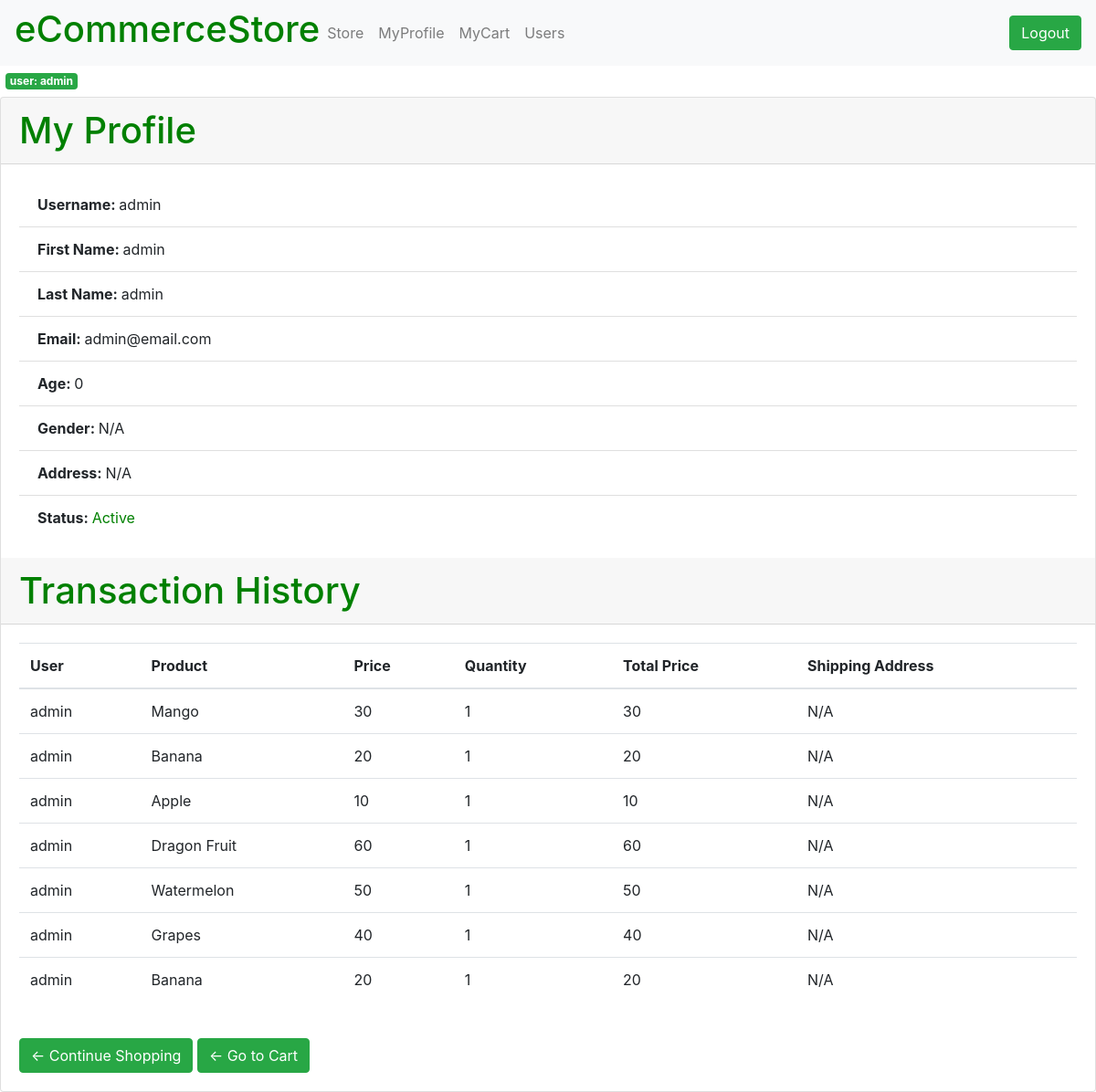
The page /store/profile/ (signed in) on the database as committed earlier.
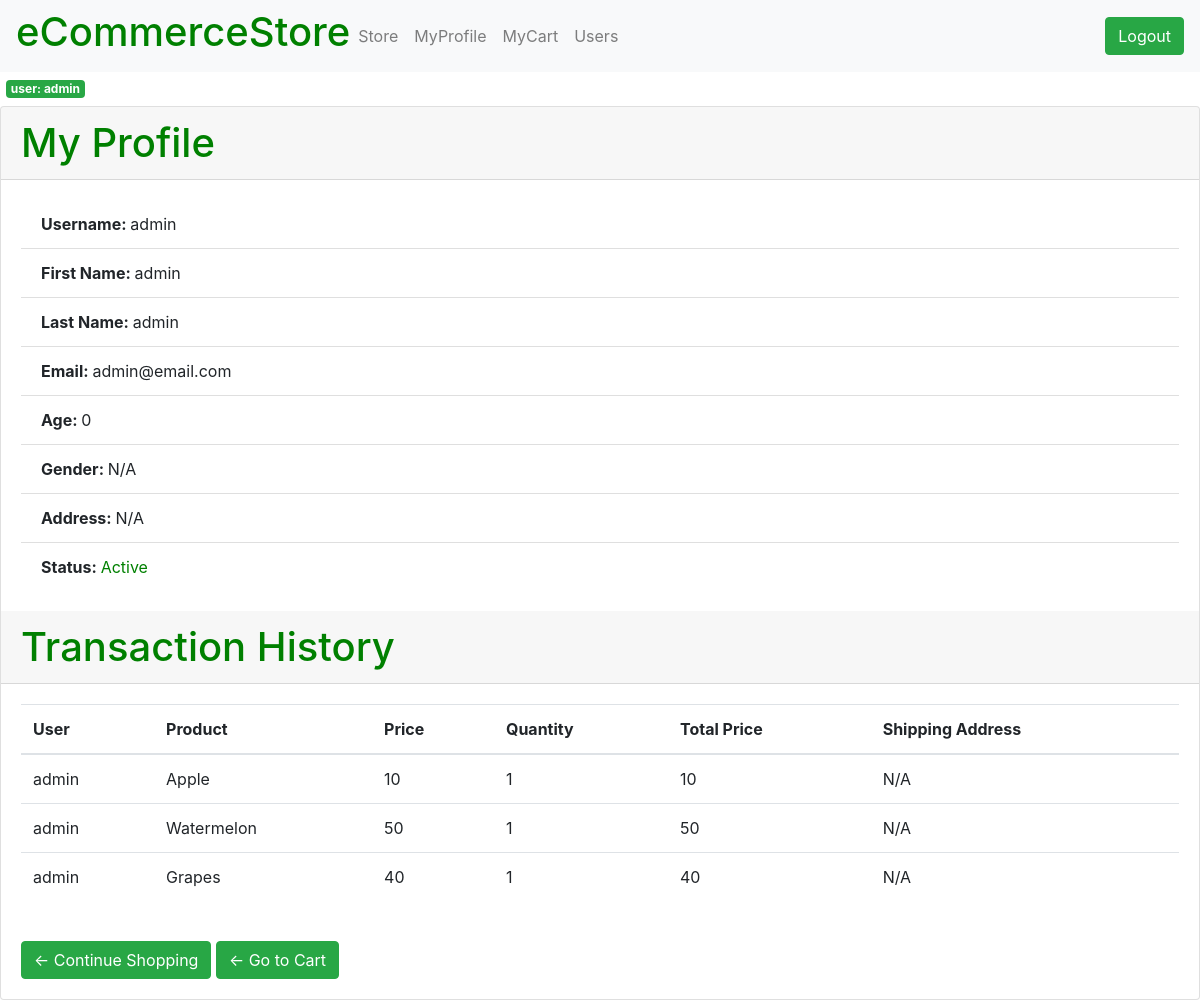
The same page on the database as committed later.
### store/models.py (models this page shows, shortened)
class Profile(models.Model):
    user = models.OneToOneField(User, null=True, on_delete=models.CASCADE)
    name = models.CharField(max_length=100, null=True)
    age = models.IntegerField()
    gender = models.CharField(max_length=100)
    address = models.CharField(max_length=100)
    status = models.BooleanField(default=True)

class Order(models.Model):
    user = models.ForeignKey(User, null=True, on_delete=models.DO_NOTHING)
    product = models.ForeignKey(Product, null=True, on_delete=models.DO_NOTHING)
    current_user = models.CharField(max_length=100, null=True)
    product_name = models.CharField(max_length=100, null=True)
    product_price = models.IntegerField(default=0, null=True)
    quantity = models.IntegerField(default=0, null=True)
    total_price = models.IntegerField(default=0, null=True)
    shipping_address = models.CharField(max_length=100, null=True)

### store/views.py (the view)
def profile(request):
    current_user = request.user
    myOrders = Order.objects.filter(current_user=current_user)
    orderCount = Order.objects.filter(current_user=current_user).count()
    context = {'current_user': current_user, 'myOrders': myOrders, 'orderCount': orderCount}
    return render(request, 'store/profile.html', context)

### store/templates/store/profile.html (shortened to what this page needs)
{% extends 'store/base_logged_in.html' %}
{% load static %}
{% block content %}
    <span class="badge bg-success margin white">user: {{ user.username }}</span>
    <div class="card">
        <h1 class="card-header">My Profile</h1>
        <div class="card-body">
            <ul class="list-group list-group-flush">
                <li class="list-group-item"><strong>Username: </strong>{{ current_user.username }}</li>
                <li class="list-group-item"><strong>First Name: </strong>{{ current_user.first_name }}</li>
                <li class="list-group-item"><strong>Last Name: </strong>{{ current_user.last_name }}</li>
                <li class="list-group-item"><strong>Email: </strong>{{ current_user.email }}</li>
                <li class="list-group-item"><strong>Age: </strong>{{ current_user.profile.age }}</li>
                <li class="list-group-item"><strong>Gender: </strong>{{ current_user.profile.gender }}</li>
                <li class="list-group-item"><strong>Address: </strong>{{ current_user.profile.address }}</li>
                <li class="list-group-item"><strong>Status: </strong>
                    {% if current_user.profile.status == True %}
                        <span class="active">Active</span>
                    {% elif current_user.profile.status == False %}
                        <span class="inactive">Inactive</span>
                    {% else %}
                        <span class="pending">N/A</span>
                    {% endif %}
                </li>
            </ul>
        </div>
        <h1 class="card-header">Transaction History</h1>
        <div class="card-body">
            {% if orderCount == 0 %}
                <div class="alert alert-primary" role="alert">
                    Oops! No transactions made yet!
                </div>
            {% else %}
                <table class="table">
                    <thead>
                        <tr>
                            <th scope="col">User</th>
                            <th scope="col">Product</th>
                            <th scope="col">Price</th>
                            <th scope="col">Quantity</th>
                            <th scope="col">Total Price</th>
                            <th scope="col">Shipping Address</th>
                        </tr>
                    </thead>
                    <tbody>
                        {% for myOrder in myOrders %}
                            <tr>
                                <td>{{ myOrder.current_user }}</td>
                                <td>{{ myOrder.product_name }}</td>
                                <td>{{ myOrder.product_price }}</td>
                                <td>{{ myOrder.quantity }}</td>
                                <td>{{ myOrder.total_price }}</td>
                                <td>{{ myOrder.shipping_address }}</td>
                            </tr>
                        {% endfor %}
                    </tbody>
                </table>
            {% endif %}
            <br>
            <a class="btn btn-success" href="{% url 'store:mystore' %}">&#x2190; Continue Shopping</a>
            <a class="btn btn-success" href="{% url 'store:cart' %}">&#x2190; Go to Cart</a>
        </div>
    </div>
{% endblock content %}

### store/templates/store/base_logged_in.html (shortened to what this page needs)
<!DOCTYPE html>
{% load static %}
<html>
<head>
    <link rel="stylesheet" type="text/css" href="{% static 'store/style.css' %}">
	<link rel="stylesheet" href="https://stackpath.bootstrapcdn.com/bootstrap/4.4.1/css/bootstrap.min.css">
</head>
<body>
    <nav class="navbar navbar-expand-lg navbar-light bg-light">
        <h1>eCommerceStore</h1>
        <div class="collapse navbar-collapse" id="navbarSupportedContent">
            <ul class="navbar-nav mr-auto">
                <li class="nav-item">
                    <a class="nav-link" href="{% url 'store:mystore' %}">Store</a>
                </li>
                <li class="nav-item">
                    <a class="nav-link" href="{% url 'store:profile' %}">MyProfile</a>
                </li>
                <li class="nav-item">
                    <a class="nav-link" href="{% url 'store:cart' %}">MyCart</a>
                </li>
                {% if current_user.username == 'admin' %}
                    <li class="nav-item">
                        <a class="nav-link" href="{% url 'store:users' %}">Users</a>
                    </li>
                {% endif %}
            </ul>
            <div>
                <form action="{% url 'accounts:logout' %}" method="post">
                    <button class="btn btn-success my-2 my-sm-0" type="submit">Logout</button>
                </form>
            </div>
        </div>
    </nav>
    <div>
        {% block content %}
        {% endblock content %}
    </div>
</body>
</html>

### store/static/store/style.css (style rules this page uses)
h1, .active { color: green; }
.margin { margin: 1vh 0px 1vh 0.5vw; }
.white { color: white; }
::placeholder { text-align: center; font-style: italic; }

Rows that differ between the two databases and show on the page:
removed Order: current_user "admin", product_name "Mango", product_price "30", quantity "1", total_price "30", shipping_address "N/A"
removed Order: current_user "admin", product_name "Banana", product_price "20", quantity "1", total_price "20", shipping_address "N/A"
removed Order: current_user "admin", product_name "Dragon Fruit", product_price "60", quantity "1", total_price "60", shipping_address "N/A"
removed Order: current_user "admin", product_name "Banana", product_price "20", quantity "1", total_price "20", shipping_address "N/A"
